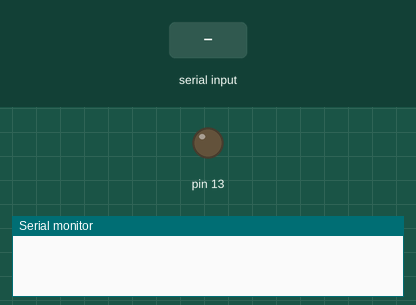
Recording of a sketch running on a simulated Arduino Uno, built with avr-gcc and run on an emulated ATmega328P. Shown: output pins drawn as LEDs (lit = HIGH), the last lines printed to the serial monitor. Inputs (shaded band) come from the test bench.

Above: at 1.2 s.
1.3 s: "2\n" received over Serial
At 1.6 s:
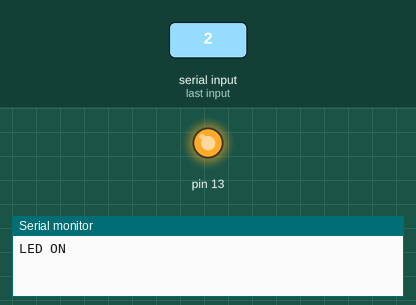
2.8 s: "3\n" received over Serial
At 4.0 s:
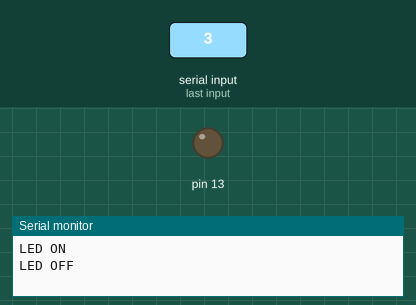
Timing chart, 0 to 5.8 s (numbered marks = the images above; inputs shaded):
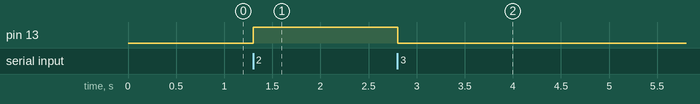

Measured:
- after the input at 1.3 s, pin 13: LOW → HIGH at once
- after the input at 2.8 s, pin 13: HIGH → LOW at once

The sketch:

D01-ReadWrite-example.ino
```cpp
// (licence header left out)
// This example shows how to read/write data from/to Misty when the
// Misty TX/RX switch is set to position D01 (hardware serial)

// With the switch in position D01 we cannot upload a sketch while the
// backpack is attached to Misty. Remove the backpack from Misty,
// upload the sketch, and then re-attach the backpack.

// In this example:
// READ : If Misty sends the backpack the character "2", the Debug LED
// connected to Pin 13 turns on.
// READ : If Misty sends the backpack the character "3", the Debug LED
// connected to Pin 13 turns off.
// WRITE: The Arduino sends a message to Misty about the state of the LED

void setup()
{
    // Place your setup code here. Runs once.
    Serial.begin(9600);
    pinMode(13,OUTPUT);
}

void loop()
{
    // Place your main code here. Runs on a loop.
    if (Serial.available())
    {
        int state = Serial.parseInt();
        if (state == 2)
        {
            Serial.println("LED ON");
            digitalWrite(13,HIGH);
        }
        else if (state == 3)
        {
            Serial.println("LED OFF");
            digitalWrite(13,LOW);
        }
    }
}
```
